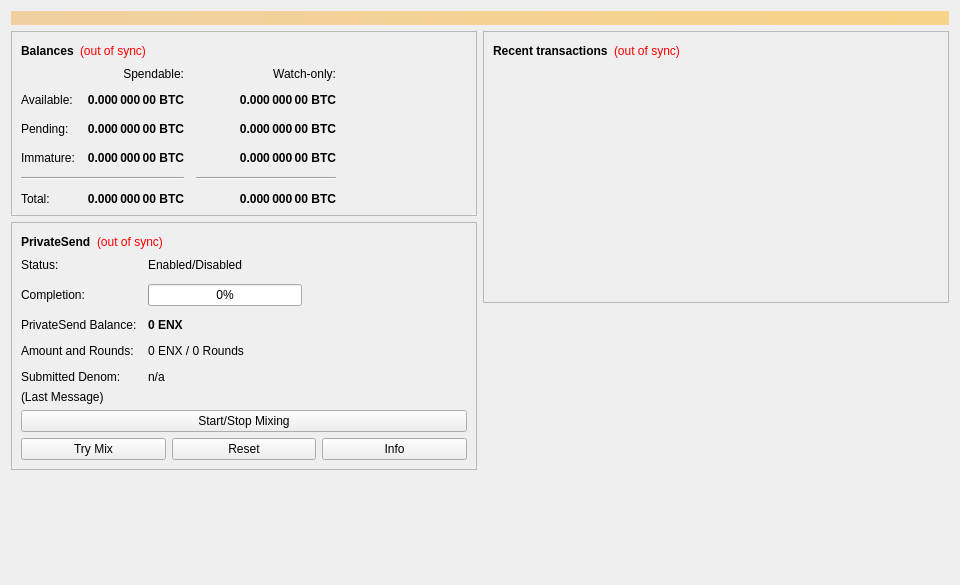
<?xml version="1.0" encoding="UTF-8"?>
<ui version="4.0">
 <class>OverviewPage</class>
 <widget class="QWidget" name="OverviewPage">
  <property name="geometry">
   <rect>
    <x>0</x>
    <y>0</y>
    <width>960</width>
    <height>585</height>
   </rect>
  </property>
  <property name="minimumSize">
   <size>
    <width>960</width>
    <height>0</height>
   </size>
  </property>
  <property name="windowTitle">
   <string>Form</string>
  </property>
  <layout class="QVBoxLayout" name="topLayout">
   <item>
    <widget class="QLabel" name="labelAlerts">
     <property name="visible">
      <bool>false</bool>
     </property>
     <property name="styleSheet">
      <string notr="true">QLabel { background-color: qlineargradient(x1: 0, y1: 0, x2: 1, y2: 0, stop:0 #F0D0A0, stop:1 #F8D488); color:#000000; }</string>
     </property>
     <property name="wordWrap">
      <bool>true</bool>
     </property>
     <property name="margin">
      <number>3</number>
     </property>
     <property name="textInteractionFlags">
      <set>Qt::TextSelectableByMouse</set>
     </property>
    </widget>
   </item>
   <item>
    <layout class="QHBoxLayout" name="horizontalLayout" stretch="1,1">
     <item>
      <layout class="QVBoxLayout" name="verticalLayout_2">
       <item>
        <widget class="QFrame" name="frame">
         <property name="frameShape">
          <enum>QFrame::StyledPanel</enum>
         </property>
         <property name="frameShadow">
          <enum>QFrame::Raised</enum>
         </property>
         <layout class="QVBoxLayout" name="verticalLayout_4">
          <item>
           <layout class="QHBoxLayout" name="horizontalLayout_4">
            <item>
             <widget class="QLabel" name="label_5">
              <property name="font">
               <font>
                <weight>75</weight>
                <bold>true</bold>
               </font>
              </property>
              <property name="text">
               <string>Balances</string>
              </property>
             </widget>
            </item>
            <item>
             <widget class="QLabel" name="labelWalletStatus">
              <property name="toolTip">
               <string>The displayed information may be out of date. Your wallet automatically synchronizes with the Enox network after a connection is established, but this process has not completed yet.</string>
              </property>
              <property name="styleSheet">
               <string notr="true">QLabel { color: red; }</string>
              </property>
              <property name="text">
               <string notr="true">(out of sync)</string>
              </property>
              <property name="alignment">
               <set>Qt::AlignLeading|Qt::AlignLeft|Qt::AlignVCenter</set>
              </property>
             </widget>
            </item>
            <item>
             <spacer name="horizontalSpacer_3">
              <property name="orientation">
               <enum>Qt::Horizontal</enum>
              </property>
              <property name="sizeHint" stdset="0">
               <size>
                <width>40</width>
                <height>20</height>
               </size>
              </property>
             </spacer>
            </item>
           </layout>
          </item>
          <item>
           <layout class="QGridLayout" name="gridLayout">
            <property name="spacing">
             <number>12</number>
            </property>
            <item row="2" column="2">
             <widget class="QLabel" name="labelWatchPending">
              <property name="font">
               <font>
                <weight>75</weight>
                <bold>true</bold>
               </font>
              </property>
              <property name="cursor">
               <cursorShape>IBeamCursor</cursorShape>
              </property>
              <property name="toolTip">
               <string>Unconfirmed transactions to watch-only addresses</string>
              </property>
              <property name="text">
               <string notr="true">0.000 000 00 BTC</string>
              </property>
              <property name="alignment">
               <set>Qt::AlignRight|Qt::AlignTrailing|Qt::AlignVCenter</set>
              </property>
              <property name="textInteractionFlags">
               <set>Qt::LinksAccessibleByMouse|Qt::TextSelectableByKeyboard|Qt::TextSelectableByMouse</set>
              </property>
             </widget>
            </item>
            <item row="2" column="1">
             <widget class="QLabel" name="labelUnconfirmed">
              <property name="font">
               <font>
                <weight>75</weight>
                <bold>true</bold>
               </font>
              </property>
              <property name="cursor">
               <cursorShape>IBeamCursor</cursorShape>
              </property>
              <property name="toolTip">
               <string>Total of transactions that have yet to be confirmed, and do not yet count toward the spendable balance</string>
              </property>
              <property name="text">
               <string notr="true">0.000 000 00 BTC</string>
              </property>
              <property name="alignment">
               <set>Qt::AlignRight|Qt::AlignTrailing|Qt::AlignVCenter</set>
              </property>
              <property name="textInteractionFlags">
               <set>Qt::LinksAccessibleByMouse|Qt::TextSelectableByKeyboard|Qt::TextSelectableByMouse</set>
              </property>
             </widget>
            </item>
            <item row="3" column="2">
             <widget class="QLabel" name="labelWatchImmature">
              <property name="font">
               <font>
                <weight>75</weight>
                <bold>true</bold>
               </font>
              </property>
              <property name="cursor">
               <cursorShape>IBeamCursor</cursorShape>
              </property>
              <property name="toolTip">
               <string>Mined balance in watch-only addresses that has not yet matured</string>
              </property>
              <property name="text">
               <string notr="true">0.000 000 00 BTC</string>
              </property>
              <property name="alignment">
               <set>Qt::AlignRight|Qt::AlignTrailing|Qt::AlignVCenter</set>
              </property>
              <property name="textInteractionFlags">
               <set>Qt::LinksAccessibleByMouse|Qt::TextSelectableByKeyboard|Qt::TextSelectableByMouse</set>
              </property>
             </widget>
            </item>
            <item row="4" column="0" colspan="2">
             <widget class="Line" name="lineSpendableBalance">
              <property name="orientation">
               <enum>Qt::Horizontal</enum>
              </property>
             </widget>
            </item>
            <item row="4" column="2">
             <widget class="Line" name="lineWatchBalance">
              <property name="sizePolicy">
               <sizepolicy hsizetype="Preferred" vsizetype="Fixed">
                <horstretch>0</horstretch>
                <verstretch>0</verstretch>
               </sizepolicy>
              </property>
              <property name="minimumSize">
               <size>
                <width>140</width>
                <height>0</height>
               </size>
              </property>
              <property name="orientation">
               <enum>Qt::Horizontal</enum>
              </property>
             </widget>
            </item>
            <item row="5" column="0">
             <widget class="QLabel" name="labelTotalText">
              <property name="text">
               <string>Total:</string>
              </property>
             </widget>
            </item>
            <item row="3" column="1">
             <widget class="QLabel" name="labelImmature">
              <property name="font">
               <font>
                <weight>75</weight>
                <bold>true</bold>
               </font>
              </property>
              <property name="cursor">
               <cursorShape>IBeamCursor</cursorShape>
              </property>
              <property name="toolTip">
               <string>Mined balance that has not yet matured</string>
              </property>
              <property name="text">
               <string notr="true">0.000 000 00 BTC</string>
              </property>
              <property name="alignment">
               <set>Qt::AlignRight|Qt::AlignTrailing|Qt::AlignVCenter</set>
              </property>
              <property name="textInteractionFlags">
               <set>Qt::LinksAccessibleByMouse|Qt::TextSelectableByKeyboard|Qt::TextSelectableByMouse</set>
              </property>
             </widget>
            </item>
            <item row="2" column="3">
             <spacer name="horizontalSpacer_2">
              <property name="orientation">
               <enum>Qt::Horizontal</enum>
              </property>
              <property name="sizeHint" stdset="0">
               <size>
                <width>40</width>
                <height>20</height>
               </size>
              </property>
             </spacer>
            </item>
            <item row="3" column="0">
             <widget class="QLabel" name="labelImmatureText">
              <property name="text">
               <string>Immature:</string>
              </property>
             </widget>
            </item>
            <item row="5" column="1">
             <widget class="QLabel" name="labelTotal">
              <property name="font">
               <font>
                <weight>75</weight>
                <bold>true</bold>
               </font>
              </property>
              <property name="cursor">
               <cursorShape>IBeamCursor</cursorShape>
              </property>
              <property name="toolTip">
               <string>Your current total balance</string>
              </property>
              <property name="text">
               <string notr="true">0.000 000 00 BTC</string>
              </property>
              <property name="alignment">
               <set>Qt::AlignRight|Qt::AlignTrailing|Qt::AlignVCenter</set>
              </property>
              <property name="textInteractionFlags">
               <set>Qt::LinksAccessibleByMouse|Qt::TextSelectableByKeyboard|Qt::TextSelectableByMouse</set>
              </property>
             </widget>
            </item>
            <item row="5" column="2">
             <widget class="QLabel" name="labelWatchTotal">
              <property name="font">
               <font>
                <weight>75</weight>
                <bold>true</bold>
               </font>
              </property>
              <property name="cursor">
               <cursorShape>IBeamCursor</cursorShape>
              </property>
              <property name="toolTip">
               <string>Current total balance in watch-only addresses</string>
              </property>
              <property name="text">
               <string notr="true">0.000 000 00 BTC</string>
              </property>
              <property name="alignment">
               <set>Qt::AlignRight|Qt::AlignTrailing|Qt::AlignVCenter</set>
              </property>
              <property name="textInteractionFlags">
               <set>Qt::LinksAccessibleByMouse|Qt::TextSelectableByKeyboard|Qt::TextSelectableByMouse</set>
              </property>
             </widget>
            </item>
            <item row="0" column="2">
             <widget class="QLabel" name="labelWatchonly">
              <property name="text">
               <string>Watch-only:</string>
              </property>
              <property name="alignment">
               <set>Qt::AlignRight|Qt::AlignTrailing|Qt::AlignVCenter</set>
              </property>
             </widget>
            </item>
            <item row="1" column="0">
             <widget class="QLabel" name="labelBalanceText">
              <property name="text">
               <string>Available:</string>
              </property>
             </widget>
            </item>
            <item row="1" column="1">
             <widget class="QLabel" name="labelBalance">
              <property name="font">
               <font>
                <weight>75</weight>
                <bold>true</bold>
               </font>
              </property>
              <property name="cursor">
               <cursorShape>IBeamCursor</cursorShape>
              </property>
              <property name="toolTip">
               <string>Your current spendable balance</string>
              </property>
              <property name="text">
               <string notr="true">0.000 000 00 BTC</string>
              </property>
              <property name="alignment">
               <set>Qt::AlignRight|Qt::AlignTrailing|Qt::AlignVCenter</set>
              </property>
              <property name="textInteractionFlags">
               <set>Qt::LinksAccessibleByMouse|Qt::TextSelectableByKeyboard|Qt::TextSelectableByMouse</set>
              </property>
             </widget>
            </item>
            <item row="1" column="2">
             <widget class="QLabel" name="labelWatchAvailable">
              <property name="font">
               <font>
                <weight>75</weight>
                <bold>true</bold>
               </font>
              </property>
              <property name="cursor">
               <cursorShape>IBeamCursor</cursorShape>
              </property>
              <property name="toolTip">
               <string>Your current balance in watch-only addresses</string>
              </property>
              <property name="text">
               <string notr="true">0.000 000 00 BTC</string>
              </property>
              <property name="alignment">
               <set>Qt::AlignRight|Qt::AlignTrailing|Qt::AlignVCenter</set>
              </property>
              <property name="textInteractionFlags">
               <set>Qt::LinksAccessibleByMouse|Qt::TextSelectableByKeyboard|Qt::TextSelectableByMouse</set>
              </property>
             </widget>
            </item>
            <item row="2" column="0">
             <widget class="QLabel" name="labelPendingText">
              <property name="text">
               <string>Pending:</string>
              </property>
             </widget>
            </item>
            <item row="0" column="1">
             <widget class="QLabel" name="labelSpendable">
              <property name="text">
               <string>Spendable:</string>
              </property>
              <property name="alignment">
               <set>Qt::AlignRight|Qt::AlignTrailing|Qt::AlignVCenter</set>
              </property>
             </widget>
            </item>
           </layout>
          </item>
         </layout>
        </widget>
       </item>
       <item>
        <widget class="QFrame" name="framePrivateSend">
         <property name="layoutDirection">
          <enum>Qt::LeftToRight</enum>
         </property>
         <property name="frameShape">
          <enum>QFrame::StyledPanel</enum>
         </property>
         <property name="frameShadow">
          <enum>QFrame::Raised</enum>
         </property>
         <layout class="QVBoxLayout" name="VerticalLayout_PS1">
          <item>
           <layout class="QHBoxLayout" name="horizontalLayout_5">
            <item>
             <widget class="QLabel" name="labelPrivateSendHeader">
              <property name="font">
               <font>
                <weight>75</weight>
                <bold>true</bold>
               </font>
              </property>
              <property name="text">
               <string>PrivateSend</string>
              </property>
             </widget>
            </item>
            <item>
             <widget class="QLabel" name="labelPrivateSendSyncStatus">
              <property name="toolTip">
               <string>The displayed information may be out of date. Your wallet automatically synchronizes with the Enox network after a connection is established, but this process has not completed yet.</string>
              </property>
              <property name="styleSheet">
               <string notr="true">QLabel { color: red; }</string>
              </property>
              <property name="text">
               <string notr="true">(out of sync)</string>
              </property>
              <property name="alignment">
               <set>Qt::AlignLeading|Qt::AlignLeft|Qt::AlignVCenter</set>
              </property>
             </widget>
            </item>
            <item>
             <spacer name="horizontalSpacer_4">
              <property name="orientation">
               <enum>Qt::Horizontal</enum>
              </property>
              <property name="sizeHint" stdset="0">
               <size>
                <width>40</width>
                <height>20</height>
               </size>
              </property>
             </spacer>
            </item>
           </layout>
          </item>
          <item>
           <layout class="QFormLayout" name="privateSendFormLayout">
            <property name="fieldGrowthPolicy">
             <enum>QFormLayout::AllNonFixedFieldsGrow</enum>
            </property>
            <property name="horizontalSpacing">
             <number>11</number>
            </property>
            <property name="verticalSpacing">
             <number>12</number>
            </property>
            <item row="0" column="0">
             <widget class="QLabel" name="labelPrivateSendEnabledText">
              <property name="text">
               <string>Status:</string>
              </property>
             </widget>
            </item>
            <item row="0" column="1">
             <widget class="QLabel" name="labelPrivateSendEnabled">
              <property name="text">
               <string>Enabled/Disabled</string>
              </property>
             </widget>
            </item>
            <item row="1" column="0">
             <widget class="QLabel" name="labelCompletitionText">
              <property name="text">
               <string>Completion:</string>
              </property>
             </widget>
            </item>
            <item row="1" column="1">
             <widget class="QProgressBar" name="privateSendProgress">
              <property name="maximumSize">
               <size>
                <width>154</width>
                <height>16777215</height>
               </size>
              </property>
              <property name="value">
               <number>0</number>
              </property>
             </widget>
            </item>
            <item row="2" column="0">
             <widget class="QLabel" name="labelAnonymizedText">
              <property name="text">
               <string>PrivateSend Balance:</string>
              </property>
             </widget>
            </item>
            <item row="2" column="1">
             <widget class="QLabel" name="labelAnonymized">
              <property name="font">
               <font>
                <weight>75</weight>
                <bold>true</bold>
               </font>
              </property>
              <property name="text">
               <string notr="true">0 ENX</string>
              </property>
             </widget>
            </item>
            <item row="3" column="0">
             <widget class="QLabel" name="labelAmountAndRoundsText">
              <property name="text">
               <string>Amount and Rounds:</string>
              </property>
             </widget>
            </item>
            <item row="3" column="1">
             <widget class="QLabel" name="labelAmountRounds">
              <property name="text">
               <string>0 ENX / 0 Rounds</string>
              </property>
             </widget>
            </item>
            <item row="4" column="0">
             <widget class="QLabel" name="labelSubmittedDenomText">
              <property name="text">
               <string>Submitted Denom:</string>
              </property>
             </widget>
            </item>
            <item row="4" column="1">
             <widget class="QLabel" name="labelSubmittedDenom">
              <property name="toolTip">
               <string>The denominations you submitted to the Masternode.&lt;br&gt;To mix, other users must submit the exact same denominations.</string>
              </property>
              <property name="text">
               <string>n/a</string>
              </property>
             </widget>
            </item>
           </layout>
          </item>
          <item>
           <layout class="QVBoxLayout" name="VerticalLayout_PS">
            <item>
             <widget class="QLabel" name="labelPrivateSendLastMessage">
              <property name="text">
               <string>(Last Message)</string>
              </property>
              <property name="alignment">
               <set>Qt::AlignLeading|Qt::AlignLeft|Qt::AlignTop</set>
              </property>
              <property name="wordWrap">
               <bool>true</bool>
              </property>
             </widget>
            </item>
            <item>
             <widget class="QPushButton" name="togglePrivateSend">
              <property name="sizePolicy">
               <sizepolicy hsizetype="MinimumExpanding" vsizetype="Fixed">
                <horstretch>0</horstretch>
                <verstretch>0</verstretch>
               </sizepolicy>
              </property>
              <property name="text">
               <string>Start/Stop Mixing</string>
              </property>
             </widget>
            </item>
            <item>
             <layout class="QHBoxLayout" name="horizontalLayout_debugbuttons">
              <item>
               <widget class="QPushButton" name="privateSendAuto">
                <property name="sizePolicy">
                 <sizepolicy hsizetype="MinimumExpanding" vsizetype="Fixed">
                  <horstretch>0</horstretch>
                  <verstretch>0</verstretch>
                 </sizepolicy>
                </property>
                <property name="toolTip">
                 <string>Try to manually submit a PrivateSend request.</string>
                </property>
                <property name="text">
                 <string>Try Mix</string>
                </property>
               </widget>
              </item>
              <item>
               <widget class="QPushButton" name="privateSendReset">
                <property name="sizePolicy">
                 <sizepolicy hsizetype="MinimumExpanding" vsizetype="Fixed">
                  <horstretch>0</horstretch>
                  <verstretch>0</verstretch>
                 </sizepolicy>
                </property>
                <property name="toolTip">
                 <string>Reset the current status of PrivateSend (can interrupt PrivateSend if it's in the process of Mixing, which can cost you money!)</string>
                </property>
                <property name="autoFillBackground">
                 <bool>false</bool>
                </property>
                <property name="text">
                 <string>Reset</string>
                </property>
               </widget>
              </item>
              <item>
               <widget class="QPushButton" name="privateSendInfo">
                <property name="sizePolicy">
                 <sizepolicy hsizetype="MinimumExpanding" vsizetype="Fixed">
                  <horstretch>0</horstretch>
                  <verstretch>0</verstretch>
                 </sizepolicy>
                </property>
                <property name="toolTip">
                 <string>Information about PrivateSend and Mixing</string>
                </property>
                <property name="text">
                 <string>Info</string>
                </property>
               </widget>
              </item>
             </layout>
            </item>
           </layout>
          </item>
         </layout>
        </widget>
       </item>
       <item>
        <spacer name="verticalSpacer">
         <property name="orientation">
          <enum>Qt::Vertical</enum>
         </property>
         <property name="sizeHint" stdset="0">
          <size>
           <width>20</width>
           <height>40</height>
          </size>
         </property>
        </spacer>
       </item>
      </layout>
     </item>
     <item>
      <layout class="QVBoxLayout" name="verticalLayout_3">
       <item>
        <widget class="QFrame" name="frame_2">
         <property name="frameShape">
          <enum>QFrame::StyledPanel</enum>
         </property>
         <property name="frameShadow">
          <enum>QFrame::Raised</enum>
         </property>
         <layout class="QVBoxLayout" name="verticalLayout">
          <item>
           <layout class="QHBoxLayout" name="horizontalLayout_2">
            <item>
             <widget class="QLabel" name="label_4">
              <property name="font">
               <font>
                <weight>75</weight>
                <bold>true</bold>
               </font>
              </property>
              <property name="text">
               <string>Recent transactions</string>
              </property>
             </widget>
            </item>
            <item>
             <widget class="QLabel" name="labelTransactionsStatus">
              <property name="toolTip">
               <string>The displayed information may be out of date. Your wallet automatically synchronizes with the Enox network after a connection is established, but this process has not completed yet.</string>
              </property>
              <property name="styleSheet">
               <string notr="true">QLabel { color: red; }</string>
              </property>
              <property name="text">
               <string notr="true">(out of sync)</string>
              </property>
              <property name="alignment">
               <set>Qt::AlignLeading|Qt::AlignLeft|Qt::AlignVCenter</set>
              </property>
             </widget>
            </item>
            <item>
             <spacer name="horizontalSpacer">
              <property name="orientation">
               <enum>Qt::Horizontal</enum>
              </property>
              <property name="sizeHint" stdset="0">
               <size>
                <width>40</width>
                <height>20</height>
               </size>
              </property>
             </spacer>
            </item>
           </layout>
          </item>
          <item>
           <widget class="QListView" name="listTransactions">
            <property name="styleSheet">
             <string notr="true">QListView { background: transparent; }</string>
            </property>
            <property name="frameShape">
             <enum>QFrame::NoFrame</enum>
            </property>
            <property name="verticalScrollBarPolicy">
             <enum>Qt::ScrollBarAlwaysOff</enum>
            </property>
            <property name="horizontalScrollBarPolicy">
             <enum>Qt::ScrollBarAlwaysOff</enum>
            </property>
            <property name="selectionMode">
             <enum>QAbstractItemView::NoSelection</enum>
            </property>
           </widget>
          </item>
         </layout>
        </widget>
       </item>
       <item>
        <spacer name="verticalSpacer_2">
         <property name="orientation">
          <enum>Qt::Vertical</enum>
         </property>
         <property name="sizeHint" stdset="0">
          <size>
           <width>20</width>
           <height>40</height>
          </size>
         </property>
        </spacer>
       </item>
      </layout>
     </item>
    </layout>
   </item>
  </layout>
 </widget>
 <resources/>
 <connections/>
</ui>
